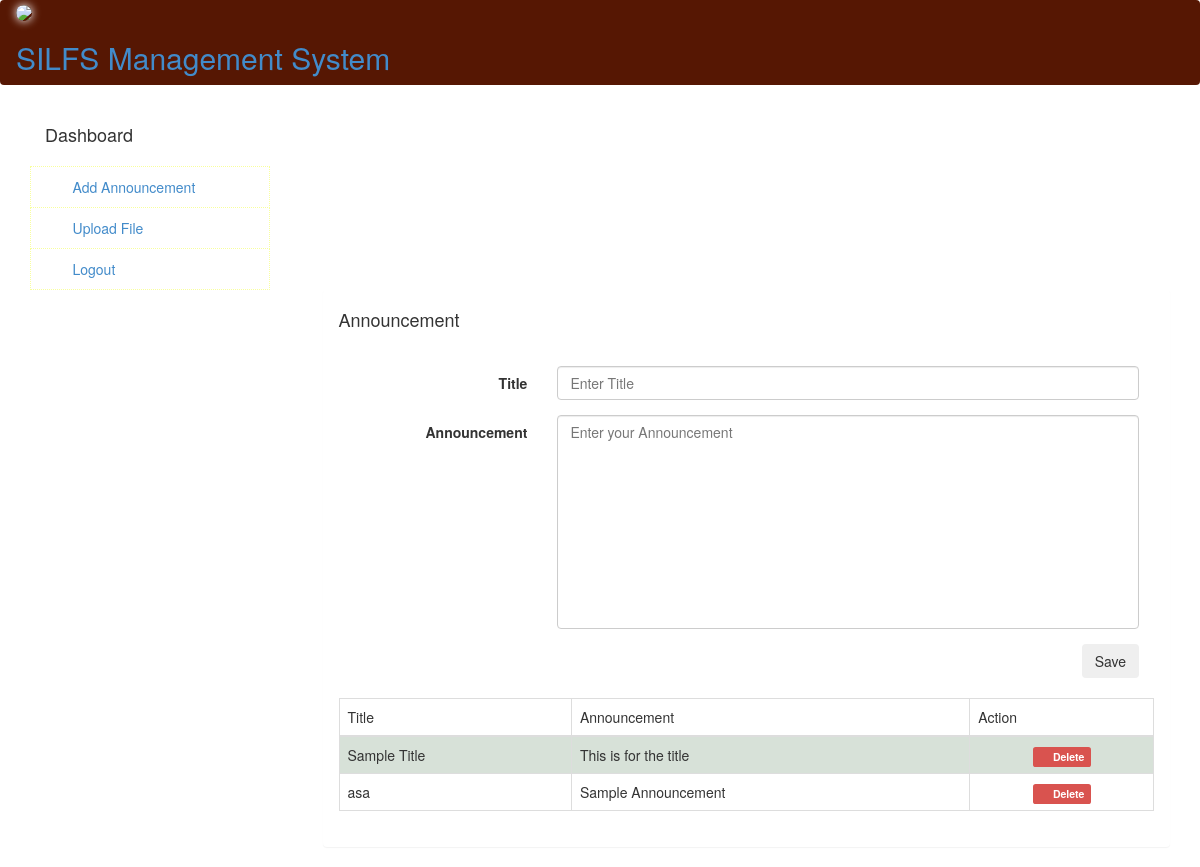
The page /index.php/user/add_announcement on the database its author committed.
### tables this page shows
CREATE TABLE IF NOT EXISTS `tbl_announcement` (
  `id` int(11) NOT NULL,
  `pid` int(11) NOT NULL,
  `date_ann` varchar(50) NOT NULL,
  `ann` text NOT NULL,
  `title` varchar(100) NOT NULL
);

### application/controllers/User.php (called while the page is built, shortened)
<?php
	class User extends CI_Controller
	{
		public function add_announcement()
		{
			$this->load->model('usermd');
			$this->load->view('templates/header');
			$this->load->view('templates/navigation', array('nav' => 'add_announcement'));
			$this->load->view('pages/add_announcement');
			$this->load->view('templates/footer');
		}
	}

### index.php (called while the page is built, shortened)
<?php
require_once BASEPATH.'core/CodeIgniter.php';

### application/models/Usermd.php (called while the page is built, shortened)
<?php
	class Usermd extends CI_Model
	{
		public function get_ann()
		{
			$this->db->order_by('id', 'DESC');
			return $this->db->get('tbl_announcement')->result_array();
		}
	}

### application/views/pages/add_announcement.php (the view, shortened to what this page needs)
<div class="col-md-3">
</div>
<div class="col-md-9 container_margin" >
	<div class="panel p-body">
		<div class="panel-heading"><h4>Announcement</h4></div>
			<div class="panel-body">
				<form class="form-horizontal" method="post" action='save_announcement'>
					<div class="col-md-12">
						<div class="form-group">
							<label class="col-sm-3 control-label">Title</label>
							<div class="col-sm-9">
								<input type="text" required name="title" placeholder="Enter Title" class="form-control">
							</div>
						</div>
						<div class="form-group">
							<label class="col-sm-3 control-label">Announcement</label>
							<div class="col-sm-9">
								<textarea name="ann" class="form-control" rows= "10" style="resize: none;" placeholder="Enter your Announcement"></textarea>
							</div>
						</div>
						<div class="pull-right">
							<button class="btn button_primary">Save</button>
							<br/>
							<br/>
						</div>
					</div>
				</form>
				<table class="table table-striped table-bordered table-hover" >
                    <thead>
                    <tr>
                        <td>Title</td>
                        <td>Announcement</td>
                        <td style="max-width: 50px">Action</td>
                    </tr>
                    </thead>
                    <tbody>
                    <?php foreach ($this->usermd->get_ann() as $key => $value) { ?>
                        <tr>
                        <td><?php echo $value['title'] ?></td>
                            <td><?php echo $value['ann']  ?></td>
                            <td style="text-align: center">
                            	<a class="a-table label label-danger" href="delete_ann/<?php echo $value['id'] ?>" onclick="return confirm('Are you sure?')">
                            		<span class="glyphicon glyphicon-trash"></span>&nbsp; Delete
                            	</a>
                            </td>
                        </tr>
                    <?php } ?>
                    </tbody>
                </table>
			</div>
	</div>
</div>

### rows shown on the page
tbl_announcement: title "Sample Title", ann "This is for the title"
tbl_announcement: title "asa", ann "Sample Announcement"
